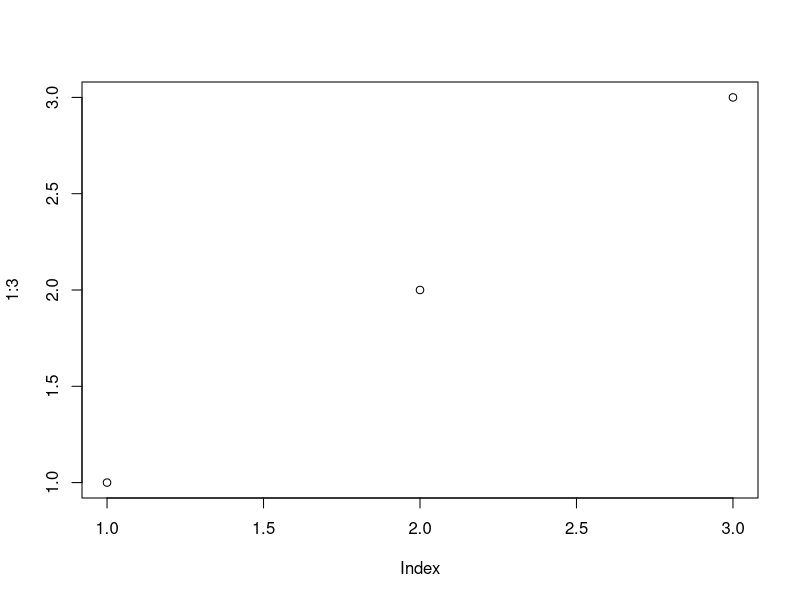

Write the R code that produced this figure.
## ---- chunk 1
knitr::opts_chunk$set(echo = FALSE)
## ---- chunk 2
plot(1:3)
